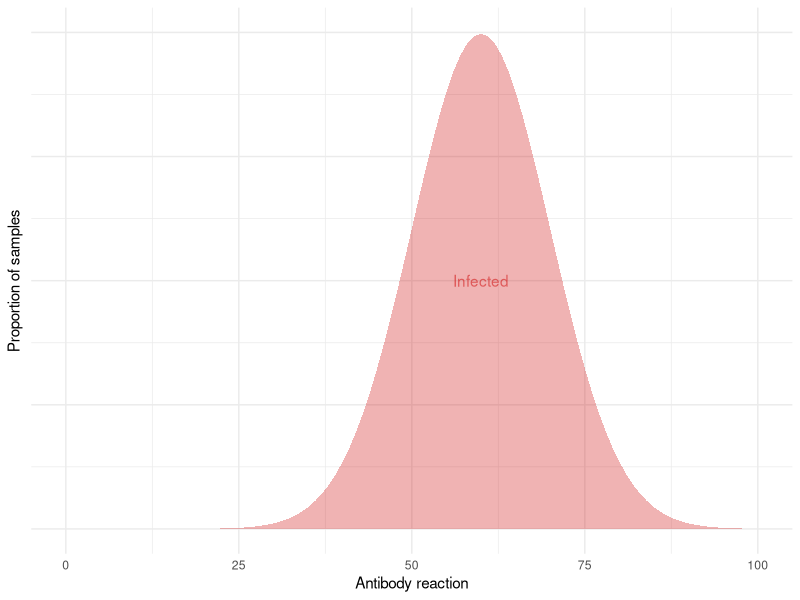
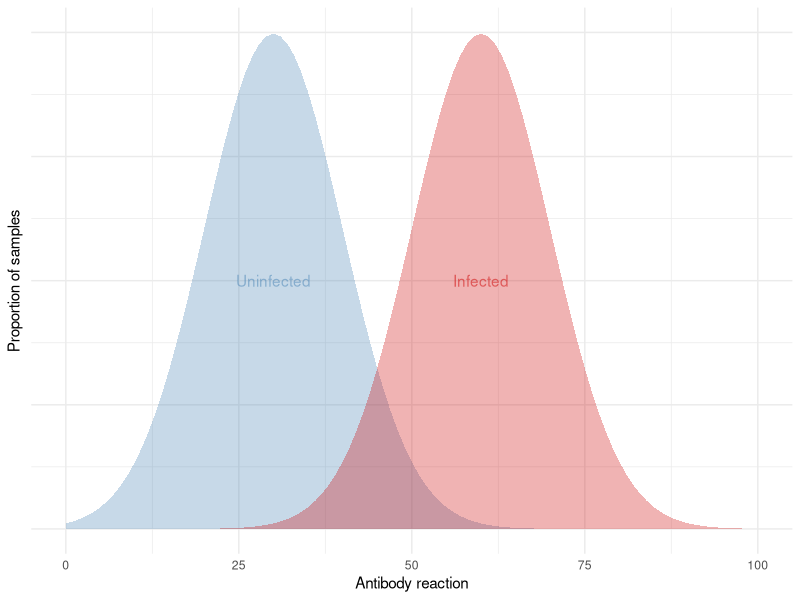
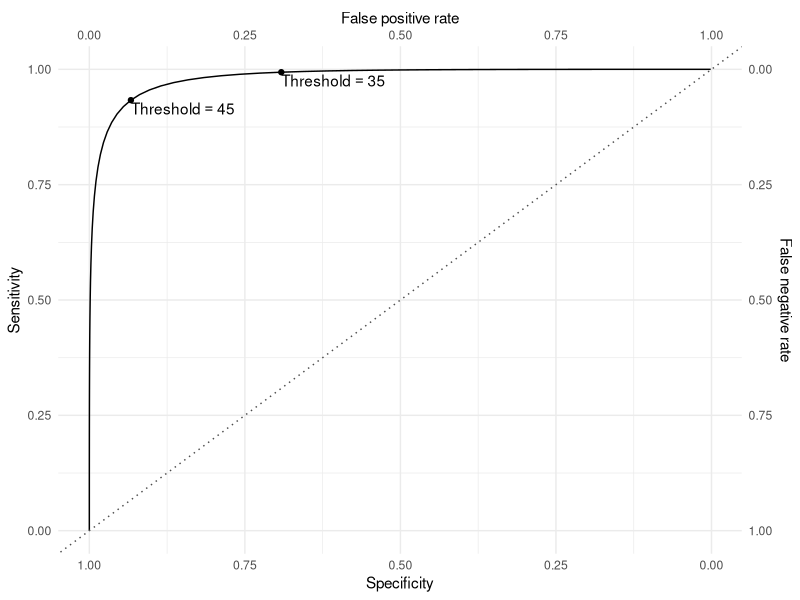
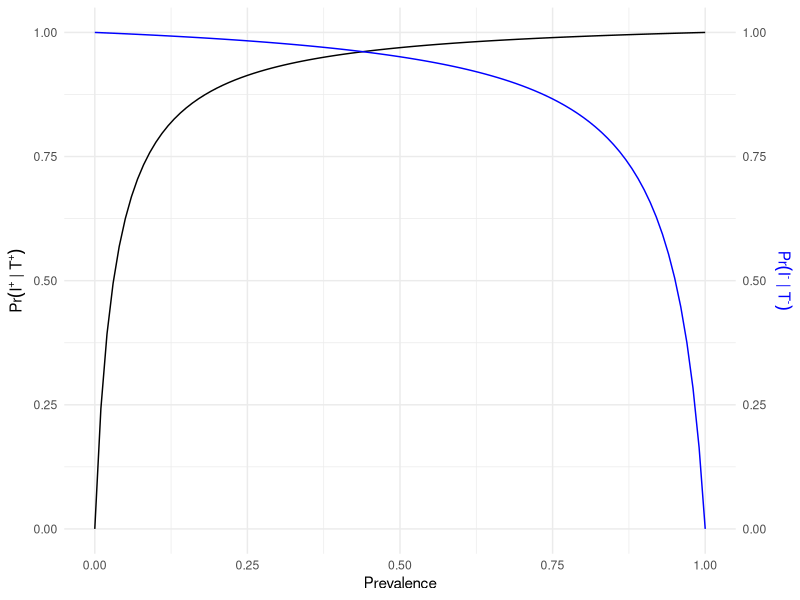

These figures' R source, in order:
## ---- chunk 1
library(tufte)
# invalidate cache when the tufte version changes
knitr::opts_chunk$set(tidy = FALSE, 
                      message = FALSE, 
                      warning = FALSE,
                      echo = FALSE,
                      cache.extra = packageVersion('tufte'))
options(htmltools.dir.version = FALSE)
## ---- chunk 2
library(tidyverse)
library(scales) # for prettier axis labels
theme_set(theme_minimal())
## ---- chunk 3
P <- ggplot(data.frame(x=c(0,100)), aes(x = x)) +
  stat_function(fun = dnorm,
    geom = "area", fill = "red3",
    alpha = 0.3,
    args=list(mean=60, sd=10)
  ) + 
  annotate(geom="text", 
           x=c(60), y=0.02, 
           label=c("Infected"), 
           color = c("red3"),
           alpha=1/2) +
  labs(x="Antibody reaction", 
       y="Proportion of samples") +
  coord_cartesian(ylim = c(0,0.04)) + 
   theme(axis.text.y = element_blank())
P
## ---- chunk 4
P <- ggplot(data.frame(x=c(0,100)), aes(x = x)) +
  stat_function(fun = dnorm,
                geom = "area", fill = "steelblue",
                alpha = 0.3,
                args=list(mean=30, sd=10)
  ) + 
  stat_function(fun = dnorm,
    geom = "area", fill = "red3",
    alpha = 0.3,
    args=list(mean=60, sd=10)
  ) + 
  annotate(geom="text", 
           x=c(30,60), y=0.02, 
           label=c("Uninfected", "Infected"), 
           color = c("steelblue", "red3"),
           alpha=1/2) +
  labs(x="Antibody reaction", 
       y="Proportion of samples") +
  coord_cartesian(ylim = c(0,0.04)) + 
   theme(axis.text.y = element_blank())
P
## ---- chunk 5
df <- tibble(Threshold = seq(0,100, length.out = 101),
             Specificity = pnorm(q=Threshold, mean=30, sd=10, lower.tail=T),
             Sensitivity = pnorm(q=Threshold, mean=60, sd=10, lower.tail = F)) 
twopoints <- filter(df, Threshold %in% c(35, 45))

ggplot(df, aes(Specificity, Sensitivity)) + 
  geom_line() + 
  geom_point(data=twopoints) + 
  scale_x_reverse("Specificity",
                  sec.axis = sec_axis(~ 1- ., name="False positive rate")) + 
  scale_y_continuous("Sensitivity",
                  sec.axis = sec_axis(~ 1- ., name="False negative rate")) +
  annotate(geom="text",
           x=twopoints$Specificity, 
           y=twopoints$Sensitivity, 
           label=paste0("Threshold ==", twopoints$Threshold), parse=TRUE, 
           hjust=0, vjust=1.2) + 
  geom_abline(slope=1, intercept=1, linetype=3, color="gray30") 
## ---- chunk 6
tibble(Prevalence = seq(0,1, length.out = 101),
       Pinf = 0.95*Prevalence/(0.95*Prevalence + (1-0.97)*(1-Prevalence)),
       Puninf = 0.97*(1-Prevalence)/(0.97*(1-Prevalence) + (1-0.95)*Prevalence)
       ) %>% 
  ggplot(., aes(Prevalence, Pinf)) +
  geom_line() +
  geom_line(aes(y=Puninf), color="blue") + 
  scale_y_continuous(expression(Pr(I^'+'~'|'~T^'+')),
                    sec.axis = dup_axis(name=expression(Pr(I^'-'~'|'~T^'-')) )
       ) + 
  theme(axis.title.y.right = element_text(color="blue"))
